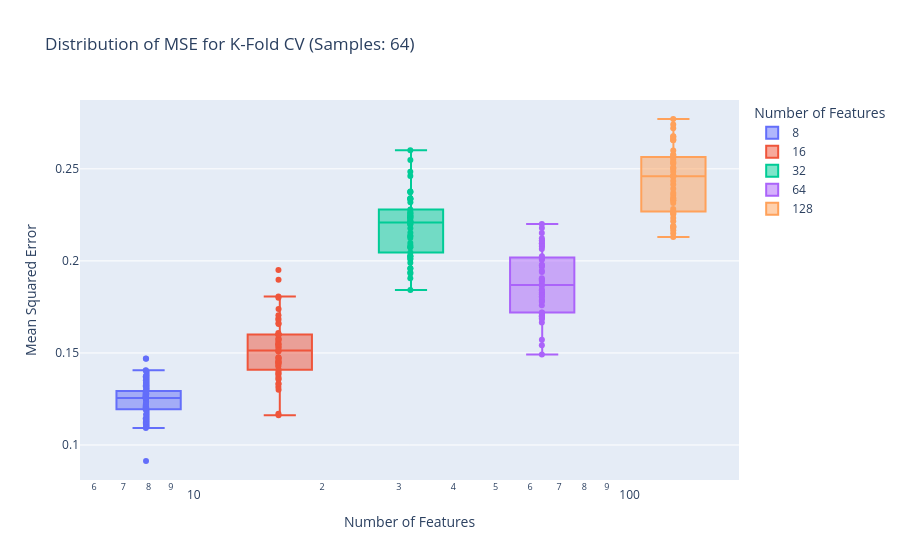
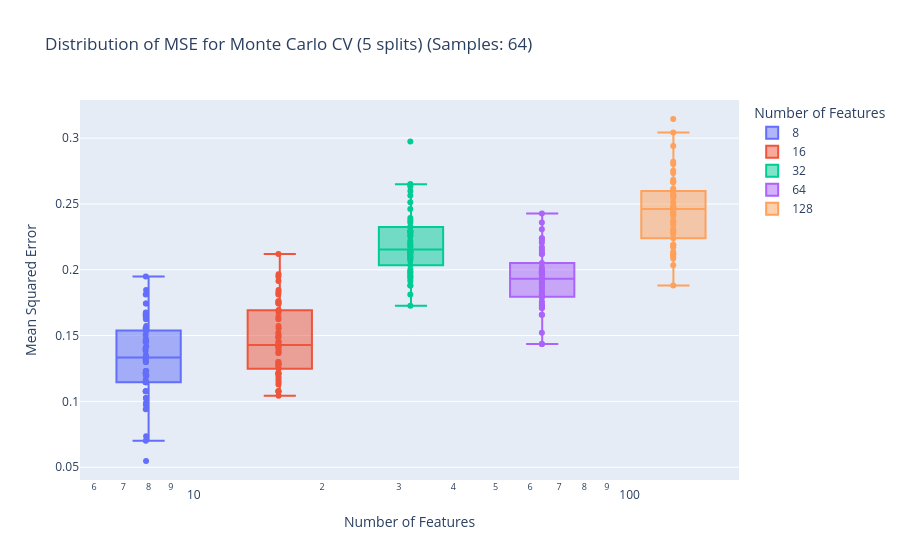
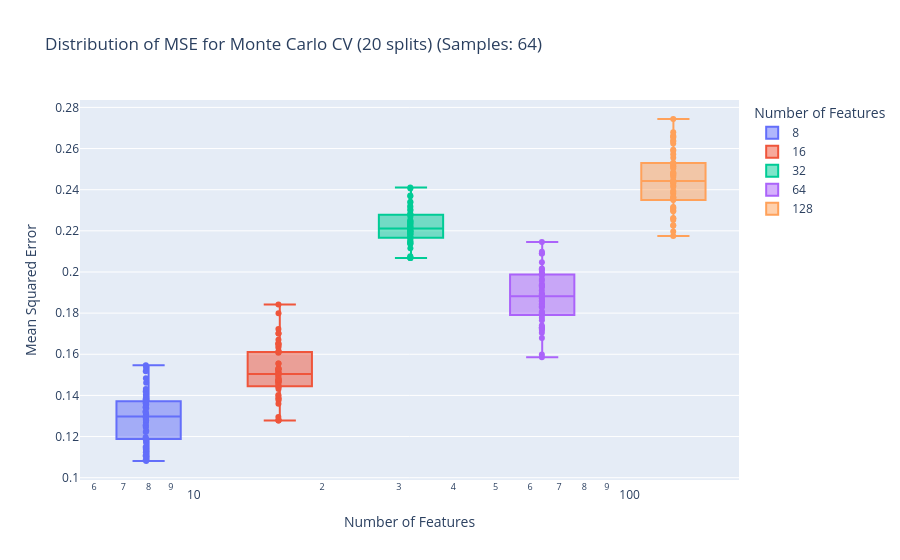
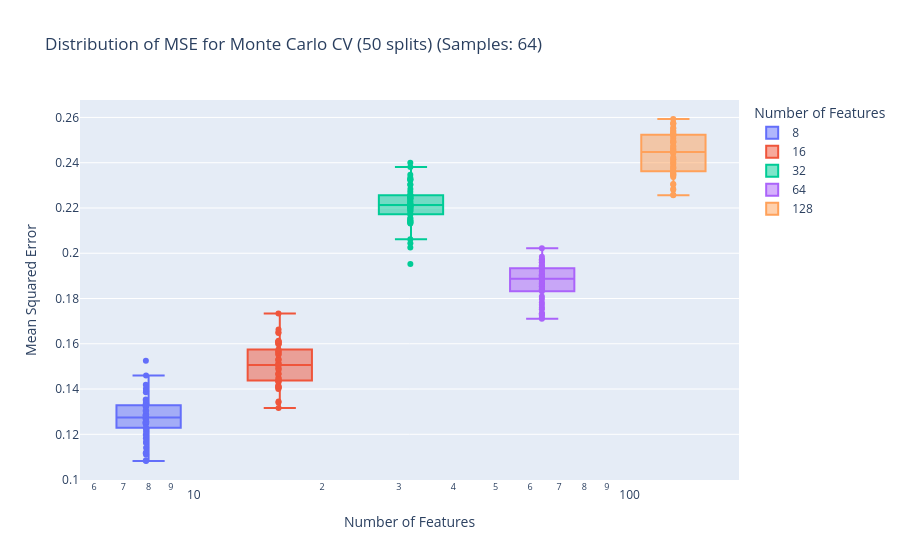

Notebook source saved alongside these figures, in order:
### Markdown cell above
### Distributions of MSEs for a Varying Number of Features

### Code cell
import plotly.express as px
import numpy as np
import pandas as pd

# Get output DataFrame from CSV
output = pd.read_csv('cv_mse_results.csv', converters={
    'MSE': 
        lambda x: 
            np.array(x.strip("\"[]").split(','), dtype='float')
})
for samples in output['N_Samples'].unique():
    samples_df = pd.DataFrame(columns=['N_Features', 'CV_Strategy', 'MSE'])
    for features in output['N_Features'].unique():        
        filtered_df = output[(output['N_Samples'] == samples) & (output['N_Features'] == features)]
        df_tmp = pd.DataFrame(columns=['CV_Strategy', 'MSE'])
        # Copy data from filtered_df to df_tmp
        for strategy in filtered_df['CV_Strategy'].unique():
            double_filtered_df = filtered_df[filtered_df['CV_Strategy'] == strategy]
            mse_values = double_filtered_df['MSE'].values[0]  # Get the array of MSE values
            tmp_mse_array = [mse for mse in mse_values]  # Convert to list if it's a numpy array
            for mse in tmp_mse_array:
                df_tmp = pd.concat([df_tmp, pd.DataFrame([{'CV_Strategy': strategy, 'MSE': mse}])], ignore_index=True)
                samples_df = pd.concat([samples_df, pd.DataFrame([{'N_Features': features, 'CV_Strategy': strategy, 'MSE': mse}])], ignore_index=True)

        individual_plots = False  # Set to True if you want individual plots for each sample size
        if individual_plots:
            # Create a box plot
            fig = px.box(df_tmp, x='CV_Strategy', y='MSE', color='CV_Strategy', points='all',
                        title=f'Distribution of MSE for Different CV Strategies (Samples: {samples}, Features: {features})',
                        labels={'MSE': 'Mean Squared Error', 'CV_Strategy': 'Cross-Validation Strategy'},
                        category_orders={'CV_Strategy': ['K-Fold CV', 'Monte Carlo CV (5 splits)', 'Monte Carlo CV (20 splits)', 'Monte Carlo CV (50 splits)', 'Repeated K-Fold CV']})
            fig.show()

    # For each strategy, create a box plot for all sample sizes for the current feature count
    for strategy in samples_df['CV_Strategy'].unique():
        strategy_df = samples_df[samples_df['CV_Strategy'] == strategy]
        fig_strategy = px.box(strategy_df, x='N_Features', y='MSE', color='N_Features', points='all',
                            log_x=True,
                            title=f'Distribution of MSE for {strategy} (Samples: {samples})',
                            labels={'MSE': 'Mean Squared Error', 'N_Features': 'Number of Features'},
                            category_orders={'N_Features': sorted(samples_df['N_Features'].unique())})
        fig_strategy.show()

### Figure 1 — Plotly figure (JSON) as saved in the notebook; plotly's stock layout.template omitted (floating-point values rounded to 4 significant figures)
{"data": [{"alignmentgroup": "True", "boxpoints": "all", "hovertemplate": "Number of Features=%{x}<br>Mean Squared Error=%{y}<extra></extra>", "legendgroup": "8", "marker": {"color": "#636efa"}, "name": "8", "notched": false, "offsetgroup": "8", "orientation": "v", "showlegend": true, "type": "box", "x": [8, 8, 8, 8, 8, 8, 8, 8, 8, 8, 8, 8, 8, 8, 8, 8, 8, 8, 8, 8, 8, 8, 8, 8, 8, 8, 8, 8, 8, 8, 8, 8, 8, 8, 8, 8, 8, 8, 8, 8, 8, 8, 8, 8, 8, 8, 8, 8, 8, 8], "x0": " ", "xaxis": "x", "y": [0.1191, 0.1201, 0.1212, 0.1201, 0.1336, 0.1195, 0.1093, 0.1406, 0.1104, 0.1127, 0.1321, 0.137, 0.1205, 0.1255, 0.1292, 0.1322, 0.1124, 0.1282, 0.1256, 0.1137, 0.1255, 0.147, 0.1245, 0.1377, 0.1275, 0.1252, 0.09131, 0.1141, 0.1352, 0.1403, 0.1115, 0.1235, 0.1256, 0.1128, 0.1286, 0.137, 0.1222, 0.1255, 0.1222, 0.1469, 0.1259, 0.1281, 0.1306, 0.1144, 0.1291, 0.1276, 0.1165, 0.1266, 0.1194, 0.1293], "y0": " ", "yaxis": "y"}, {"alignmentgroup": "True", "boxpoints": "all", "hovertemplate": "Number of Features=%{x}<br>Mean Squared Error=%{y}<extra></extra>", "legendgroup": "16", "marker": {"color": "#EF553B"}, "name": "16", "notched": false, "offsetgroup": "16", "orientation": "v", "showlegend": true, "type": "box", "x": [16, 16, 16, 16, 16, 16, 16, 16, 16, 16, 16, 16, 16, 16, 16, 16, 16, 16, 16, 16, 16, 16, 16, 16, 16, 16, 16, 16, 16, 16, 16, 16, 16, 16, 16, 16, 16, 16, 16, 16, 16, 16, 16, 16, 16, 16, 16, 16, 16, 16], "x0": " ", "xaxis": "x", "y": [0.1446, 0.146, 0.1332, 0.117, 0.1453, 0.1474, 0.1301, 0.1799, 0.1409, 0.1427, 0.147, 0.153, 0.1575, 0.1449, 0.1315, 0.1548, 0.139, 0.1356, 0.1534, 0.1571, 0.1385, 0.1679, 0.1661, 0.1561, 0.1705, 0.1517, 0.1449, 0.1333, 0.16, 0.16, 0.1739, 0.1657, 0.1544, 0.137, 0.1687, 0.1436, 0.1597, 0.1397, 0.16, 0.1577, 0.1897, 0.1509, 0.1608, 0.1362, 0.1806, 0.1161, 0.1509, 0.1477, 0.1547, 0.195], "y0": " ", "yaxis": "y"}, {"alignmentgroup": "True", "boxpoints": "all", "hovertemplate": "Number of Features=%{x}<br>Mean Squared Error=%{y}<extra></extra>", "legendgroup": "32", "marker": {"color": "#00cc96"}, "name": "32", "notched": false, "offsetgroup": "32", "orientation": "v", "showlegend": true, "type": "box", "x": [32, 32, 32, 32, 32, 32, 32, 32, 32, 32, 32, 32, 32, 32, 32, 32, 32, 32, 32, 32, 32, 32, 32, 32, 32, 32, 32, 32, 32, 32, 32, 32, 32, 32, 32, 32, 32, 32, 32, 32, 32, 32, 32, 32, 32, 32, 32, 32, 32, 32], "x0": " ", "xaxis": "x", "y": [0.2266, 0.2135, 0.196, 0.2208, 0.2215, 0.2339, 0.1939, 0.2259, 0.2259, 0.2046, 0.2124, 0.2228, 0.2074, 0.2084, 0.1906, 0.2011, 0.2074, 0.201, 0.2234, 0.2548, 0.2335, 0.2377, 0.2462, 0.2376, 0.1932, 0.2208, 0.2336, 0.2199, 0.1959, 0.2319, 0.2601, 0.2373, 0.2199, 0.2248, 0.2026, 0.2239, 0.2135, 0.2152, 0.2279, 0.2484, 0.234, 0.2024, 0.2177, 0.2235, 0.2244, 0.1842, 0.2097, 0.2215, 0.2028, 0.199], "y0": " ", "yaxis": "y"}, {"alignmentgroup": "True", "boxpoints": "all", "hovertemplate": "Number of Features=%{x}<br>Mean Squared Error=%{y}<extra></extra>", "legendgroup": "64", "marker": {"color": "#ab63fa"}, "name": "64", "notched": false, "offsetgroup": "64", "orientation": "v", "showlegend": true, "type": "box", "x": [64, 64, 64, 64, 64, 64, 64, 64, 64, 64, 64, 64, 64, 64, 64, 64, 64, 64, 64, 64, 64, 64, 64, 64, 64, 64, 64, 64, 64, 64, 64, 64, 64, 64, 64, 64, 64, 64, 64, 64, 64, 64, 64, 64, 64, 64, 64, 64, 64, 64], "x0": " ", "xaxis": "x", "y": [0.2064, 0.1718, 0.1699, 0.201, 0.1719, 0.1875, 0.2151, 0.1665, 0.1819, 0.19, 0.2006, 0.1685, 0.189, 0.194, 0.2111, 0.2078, 0.1491, 0.1778, 0.2093, 0.1695, 0.1704, 0.1759, 0.1863, 0.1906, 0.1783, 0.1826, 0.2123, 0.2095, 0.2178, 0.1697, 0.2026, 0.1806, 0.211, 0.1788, 0.2081, 0.1979, 0.1687, 0.2201, 0.1571, 0.1969, 0.1843, 0.1828, 0.1541, 0.1715, 0.1803, 0.1976, 0.1893, 0.1946, 0.1839, 0.2019], "y0": " ", "yaxis": "y"}, {"alignmentgroup": "True", "boxpoints": "all", "hovertemplate": "Number of Features=%{x}<br>Mean Squared Error=%{y}<extra></extra>", "legendgroup": "128", "marker": {"color": "#FFA15A"}, "name": "128", "notched": false, "offsetgroup": "128", "orientation": "v", "showlegend": true, "type": "box", "x": [128, 128, 128, 128, 128, 128, 128, 128, 128, 128, 128, 128, 128, 128, 128, 128, 128, 128, 128, 128, 128, 128, 128, 128, 128, 128, 128, 128, 128, 128, 128, 128, 128, 128, 128, 128, 128, 128, 128, 128, 128, 128, 128, 128, 128, 128, 128, 128, 128, 128], "x0": " ", "xaxis": "x", "y": [0.2741, 0.2254, 0.2434, 0.2527, 0.2721, 0.2577, 0.2259, 0.2265, 0.2188, 0.2182, 0.2538, 0.2369, 0.2457, 0.2464, 0.2282, 0.2215, 0.2268, 0.2462, 0.2315, 0.2657, 0.2392, 0.2533, 0.2415, 0.2504, 0.2564, 0.2657, 0.2499, 0.2179, 0.2675, 0.2771, 0.2462, 0.2575, 0.2506, 0.2339, 0.2677, 0.2329, 0.2561, 0.2189, 0.215, 0.2328, 0.2358, 0.2657, 0.2167, 0.2342, 0.2484, 0.213, 0.2234, 0.2551, 0.26, 0.2668], "y0": " ", "yaxis": "y"}], "layout": {"boxmode": "overlay", "legend": {"title": {"text": "Number of Features"}, "tracegroupgap": 0}, "title": {"text": "Distribution of MSE for K-Fold CV (Samples: 64)"}, "xaxis": {"anchor": "y", "categoryarray": [8, 16, 32, 64, 128], "categoryorder": "array", "domain": [0, 1], "title": {"text": "Number of Features"}, "type": "log"}, "yaxis": {"anchor": "x", "domain": [0, 1], "title": {"text": "Mean Squared Error"}}}}

### Figure 2 — Plotly figure (JSON) as saved in the notebook; plotly's stock layout.template omitted (floating-point values rounded to 4 significant figures)
{"data": [{"alignmentgroup": "True", "boxpoints": "all", "hovertemplate": "Number of Features=%{x}<br>Mean Squared Error=%{y}<extra></extra>", "legendgroup": "8", "marker": {"color": "#636efa"}, "name": "8", "notched": false, "offsetgroup": "8", "orientation": "v", "showlegend": true, "type": "box", "x": [8, 8, 8, 8, 8, 8, 8, 8, 8, 8, 8, 8, 8, 8, 8, 8, 8, 8, 8, 8, 8, 8, 8, 8, 8, 8, 8, 8, 8, 8, 8, 8, 8, 8, 8, 8, 8, 8, 8, 8, 8, 8, 8, 8, 8, 8, 8, 8, 8, 8], "x0": " ", "xaxis": "x", "y": [0.1538, 0.1453, 0.1658, 0.1846, 0.1299, 0.0547, 0.1145, 0.1556, 0.1197, 0.1402, 0.1538, 0.1744, 0.1624, 0.1162, 0.1675, 0.0735, 0.1333, 0.1026, 0.1197, 0.1573, 0.1214, 0.1231, 0.09744, 0.1145, 0.09402, 0.1231, 0.147, 0.1299, 0.1419, 0.1385, 0.1316, 0.1538, 0.1077, 0.1333, 0.1077, 0.1812, 0.1026, 0.07009, 0.1949, 0.1504, 0.1453, 0.1744, 0.1333, 0.1641, 0.135, 0.1145, 0.1077, 0.1231, 0.147, 0.09915], "y0": " ", "yaxis": "y"}, {"alignmentgroup": "True", "boxpoints": "all", "hovertemplate": "Number of Features=%{x}<br>Mean Squared Error=%{y}<extra></extra>", "legendgroup": "16", "marker": {"color": "#EF553B"}, "name": "16", "notched": false, "offsetgroup": "16", "orientation": "v", "showlegend": true, "type": "box", "x": [16, 16, 16, 16, 16, 16, 16, 16, 16, 16, 16, 16, 16, 16, 16, 16, 16, 16, 16, 16, 16, 16, 16, 16, 16, 16, 16, 16, 16, 16, 16, 16, 16, 16, 16, 16, 16, 16, 16, 16, 16, 16, 16, 16, 16, 16, 16, 16, 16, 16], "x0": " ", "xaxis": "x", "y": [0.1966, 0.1214, 0.1077, 0.1675, 0.1846, 0.1043, 0.1368, 0.1265, 0.1385, 0.1402, 0.1214, 0.1641, 0.1744, 0.1556, 0.1077, 0.1521, 0.1077, 0.1299, 0.1487, 0.1949, 0.1248, 0.1692, 0.1145, 0.1487, 0.1214, 0.1419, 0.1504, 0.1419, 0.1282, 0.1162, 0.1179, 0.1761, 0.1453, 0.1197, 0.1761, 0.212, 0.1436, 0.1915, 0.1128, 0.1573, 0.1282, 0.1692, 0.1624, 0.1744, 0.1812, 0.1299, 0.1368, 0.1419, 0.1453, 0.1829], "y0": " ", "yaxis": "y"}, {"alignmentgroup": "True", "boxpoints": "all", "hovertemplate": "Number of Features=%{x}<br>Mean Squared Error=%{y}<extra></extra>", "legendgroup": "32", "marker": {"color": "#00cc96"}, "name": "32", "notched": false, "offsetgroup": "32", "orientation": "v", "showlegend": true, "type": "box", "x": [32, 32, 32, 32, 32, 32, 32, 32, 32, 32, 32, 32, 32, 32, 32, 32, 32, 32, 32, 32, 32, 32, 32, 32, 32, 32, 32, 32, 32, 32, 32, 32, 32, 32, 32, 32, 32, 32, 32, 32, 32, 32, 32, 32, 32, 32, 32, 32, 32, 32], "x0": " ", "xaxis": "x", "y": [0.2137, 0.212, 0.1726, 0.2462, 0.2137, 0.2274, 0.2256, 0.2256, 0.2137, 0.2, 0.1949, 0.2393, 0.1932, 0.2291, 0.2137, 0.2068, 0.1983, 0.1949, 0.2103, 0.2564, 0.2085, 0.2376, 0.265, 0.2291, 0.1983, 0.2103, 0.2598, 0.2222, 0.188, 0.2513, 0.2291, 0.188, 0.2325, 0.1915, 0.2359, 0.2205, 0.2034, 0.2171, 0.2137, 0.2085, 0.2188, 0.2188, 0.2632, 0.2974, 0.265, 0.2291, 0.1812, 0.2325, 0.1966, 0.212], "y0": " ", "yaxis": "y"}, {"alignmentgroup": "True", "boxpoints": "all", "hovertemplate": "Number of Features=%{x}<br>Mean Squared Error=%{y}<extra></extra>", "legendgroup": "64", "marker": {"color": "#ab63fa"}, "name": "64", "notched": false, "offsetgroup": "64", "orientation": "v", "showlegend": true, "type": "box", "x": [64, 64, 64, 64, 64, 64, 64, 64, 64, 64, 64, 64, 64, 64, 64, 64, 64, 64, 64, 64, 64, 64, 64, 64, 64, 64, 64, 64, 64, 64, 64, 64, 64, 64, 64, 64, 64, 64, 64, 64, 64, 64, 64, 64, 64, 64, 64, 64, 64, 64], "x0": " ", "xaxis": "x", "y": [0.2205, 0.1966, 0.1795, 0.1436, 0.1983, 0.2, 0.1726, 0.1521, 0.1983, 0.2308, 0.1949, 0.1709, 0.1966, 0.2427, 0.1846, 0.2359, 0.212, 0.1983, 0.1983, 0.1829, 0.1795, 0.1932, 0.1658, 0.2017, 0.2222, 0.1812, 0.1761, 0.2239, 0.1932, 0.1744, 0.1436, 0.188, 0.1726, 0.1812, 0.1915, 0.2, 0.2171, 0.1897, 0.212, 0.2239, 0.1658, 0.2051, 0.1812, 0.1795, 0.1863, 0.2154, 0.1709, 0.1983, 0.1897, 0.2137], "y0": " ", "yaxis": "y"}, {"alignmentgroup": "True", "boxpoints": "all", "hovertemplate": "Number of Features=%{x}<br>Mean Squared Error=%{y}<extra></extra>", "legendgroup": "128", "marker": {"color": "#FFA15A"}, "name": "128", "notched": false, "offsetgroup": "128", "orientation": "v", "showlegend": true, "type": "box", "x": [128, 128, 128, 128, 128, 128, 128, 128, 128, 128, 128, 128, 128, 128, 128, 128, 128, 128, 128, 128, 128, 128, 128, 128, 128, 128, 128, 128, 128, 128, 128, 128, 128, 128, 128, 128, 128, 128, 128, 128, 128, 128, 128, 128, 128, 128, 128, 128, 128, 128], "x0": " ", "xaxis": "x", "y": [0.2821, 0.2103, 0.2188, 0.2479, 0.2667, 0.2803, 0.2598, 0.212, 0.2752, 0.2188, 0.2342, 0.2427, 0.2547, 0.3145, 0.241, 0.2137, 0.2188, 0.2598, 0.2684, 0.2564, 0.2564, 0.2479, 0.2598, 0.2513, 0.294, 0.2376, 0.212, 0.2735, 0.2034, 0.2085, 0.2171, 0.2359, 0.212, 0.2291, 0.3043, 0.188, 0.2615, 0.2239, 0.2479, 0.2308, 0.2462, 0.2427, 0.2667, 0.2291, 0.2274, 0.2444, 0.2462, 0.2564, 0.2564, 0.2667], "y0": " ", "yaxis": "y"}], "layout": {"boxmode": "overlay", "legend": {"title": {"text": "Number of Features"}, "tracegroupgap": 0}, "title": {"text": "Distribution of MSE for Monte Carlo CV (5 splits) (Samples: 64)"}, "xaxis": {"anchor": "y", "categoryarray": [8, 16, 32, 64, 128], "categoryorder": "array", "domain": [0, 1], "title": {"text": "Number of Features"}, "type": "log"}, "yaxis": {"anchor": "x", "domain": [0, 1], "title": {"text": "Mean Squared Error"}}}}

### Figure 3 — Plotly figure (JSON) as saved in the notebook; plotly's stock layout.template omitted (floating-point values rounded to 4 significant figures)
{"data": [{"alignmentgroup": "True", "boxpoints": "all", "hovertemplate": "Number of Features=%{x}<br>Mean Squared Error=%{y}<extra></extra>", "legendgroup": "8", "marker": {"color": "#636efa"}, "name": "8", "notched": false, "offsetgroup": "8", "orientation": "v", "showlegend": true, "type": "box", "x": [8, 8, 8, 8, 8, 8, 8, 8, 8, 8, 8, 8, 8, 8, 8, 8, 8, 8, 8, 8, 8, 8, 8, 8, 8, 8, 8, 8, 8, 8, 8, 8, 8, 8, 8, 8, 8, 8, 8, 8, 8, 8, 8, 8, 8, 8, 8, 8, 8, 8], "x0": " ", "xaxis": "x", "y": [0.138, 0.1282, 0.1282, 0.1321, 0.1244, 0.1141, 0.1171, 0.1103, 0.1321, 0.1197, 0.1338, 0.1547, 0.1402, 0.1188, 0.1534, 0.1226, 0.1462, 0.1312, 0.1141, 0.1295, 0.1085, 0.1269, 0.1222, 0.1342, 0.1128, 0.1363, 0.1081, 0.1295, 0.1355, 0.1252, 0.1355, 0.1372, 0.1124, 0.1385, 0.1376, 0.1389, 0.1184, 0.115, 0.1483, 0.1517, 0.1363, 0.1419, 0.1363, 0.1299, 0.1432, 0.1308, 0.1278, 0.1107, 0.1137, 0.1256], "y0": " ", "yaxis": "y"}, {"alignmentgroup": "True", "boxpoints": "all", "hovertemplate": "Number of Features=%{x}<br>Mean Squared Error=%{y}<extra></extra>", "legendgroup": "16", "marker": {"color": "#EF553B"}, "name": "16", "notched": false, "offsetgroup": "16", "orientation": "v", "showlegend": true, "type": "box", "x": [16, 16, 16, 16, 16, 16, 16, 16, 16, 16, 16, 16, 16, 16, 16, 16, 16, 16, 16, 16, 16, 16, 16, 16, 16, 16, 16, 16, 16, 16, 16, 16, 16, 16, 16, 16, 16, 16, 16, 16, 16, 16, 16, 16, 16, 16, 16, 16, 16, 16], "x0": " ", "xaxis": "x", "y": [0.1722, 0.1496, 0.1359, 0.153, 0.1444, 0.1521, 0.1466, 0.1282, 0.153, 0.1295, 0.1402, 0.1632, 0.1671, 0.1611, 0.1376, 0.153, 0.1397, 0.1701, 0.1513, 0.147, 0.1466, 0.1432, 0.1641, 0.1385, 0.1278, 0.1611, 0.15, 0.1654, 0.1385, 0.1479, 0.1462, 0.1509, 0.1509, 0.1615, 0.1799, 0.1701, 0.165, 0.1607, 0.1278, 0.1526, 0.1487, 0.1479, 0.1453, 0.144, 0.1842, 0.1474, 0.1556, 0.147, 0.1556, 0.165], "y0": " ", "yaxis": "y"}, {"alignmentgroup": "True", "boxpoints": "all", "hovertemplate": "Number of Features=%{x}<br>Mean Squared Error=%{y}<extra></extra>", "legendgroup": "32", "marker": {"color": "#00cc96"}, "name": "32", "notched": false, "offsetgroup": "32", "orientation": "v", "showlegend": true, "type": "box", "x": [32, 32, 32, 32, 32, 32, 32, 32, 32, 32, 32, 32, 32, 32, 32, 32, 32, 32, 32, 32, 32, 32, 32, 32, 32, 32, 32, 32, 32, 32, 32, 32, 32, 32, 32, 32, 32, 32, 32, 32, 32, 32, 32, 32, 32, 32, 32, 32, 32, 32], "x0": " ", "xaxis": "x", "y": [0.2226, 0.2171, 0.2316, 0.2218, 0.2077, 0.2278, 0.2192, 0.2184, 0.2303, 0.2115, 0.2068, 0.2068, 0.2214, 0.2248, 0.2209, 0.2244, 0.2235, 0.2252, 0.2197, 0.2188, 0.2137, 0.2299, 0.241, 0.2282, 0.2167, 0.2231, 0.2201, 0.2222, 0.2073, 0.2406, 0.2205, 0.2235, 0.2201, 0.2158, 0.2338, 0.2244, 0.2342, 0.2282, 0.2269, 0.2197, 0.2141, 0.2145, 0.2184, 0.2372, 0.2368, 0.2171, 0.2321, 0.2137, 0.2068, 0.215], "y0": " ", "yaxis": "y"}, {"alignmentgroup": "True", "boxpoints": "all", "hovertemplate": "Number of Features=%{x}<br>Mean Squared Error=%{y}<extra></extra>", "legendgroup": "64", "marker": {"color": "#ab63fa"}, "name": "64", "notched": false, "offsetgroup": "64", "orientation": "v", "showlegend": true, "type": "box", "x": [64, 64, 64, 64, 64, 64, 64, 64, 64, 64, 64, 64, 64, 64, 64, 64, 64, 64, 64, 64, 64, 64, 64, 64, 64, 64, 64, 64, 64, 64, 64, 64, 64, 64, 64, 64, 64, 64, 64, 64, 64, 64, 64, 64, 64, 64, 64, 64, 64, 64], "x0": " ", "xaxis": "x", "y": [0.1987, 0.1957, 0.1991, 0.1778, 0.1718, 0.1966, 0.1893, 0.1598, 0.1833, 0.1859, 0.2013, 0.1859, 0.1731, 0.191, 0.1705, 0.1808, 0.2047, 0.1987, 0.1936, 0.2098, 0.1987, 0.1799, 0.1803, 0.1739, 0.1722, 0.1932, 0.2004, 0.209, 0.1679, 0.1731, 0.1585, 0.188, 0.1765, 0.1726, 0.1842, 0.194, 0.209, 0.1991, 0.1829, 0.1846, 0.1885, 0.1893, 0.1889, 0.1932, 0.1872, 0.2017, 0.1927, 0.2145, 0.1791, 0.1859], "y0": " ", "yaxis": "y"}, {"alignmentgroup": "True", "boxpoints": "all", "hovertemplate": "Number of Features=%{x}<br>Mean Squared Error=%{y}<extra></extra>", "legendgroup": "128", "marker": {"color": "#FFA15A"}, "name": "128", "notched": false, "offsetgroup": "128", "orientation": "v", "showlegend": true, "type": "box", "x": [128, 128, 128, 128, 128, 128, 128, 128, 128, 128, 128, 128, 128, 128, 128, 128, 128, 128, 128, 128, 128, 128, 128, 128, 128, 128, 128, 128, 128, 128, 128, 128, 128, 128, 128, 128, 128, 128, 128, 128, 128, 128, 128, 128, 128, 128, 128, 128, 128, 128], "x0": " ", "xaxis": "x", "y": [0.2662, 0.2359, 0.2226, 0.244, 0.2393, 0.2637, 0.2363, 0.2419, 0.2504, 0.2175, 0.2197, 0.244, 0.2432, 0.2415, 0.2513, 0.2226, 0.2252, 0.2594, 0.2295, 0.2521, 0.235, 0.247, 0.2436, 0.238, 0.259, 0.2462, 0.2658, 0.2573, 0.2316, 0.2312, 0.2308, 0.2513, 0.2261, 0.253, 0.2624, 0.2299, 0.253, 0.2654, 0.2679, 0.2483, 0.2363, 0.2261, 0.2389, 0.2483, 0.2637, 0.2474, 0.2744, 0.2479, 0.2444, 0.2556], "y0": " ", "yaxis": "y"}], "layout": {"boxmode": "overlay", "legend": {"title": {"text": "Number of Features"}, "tracegroupgap": 0}, "title": {"text": "Distribution of MSE for Monte Carlo CV (20 splits) (Samples: 64)"}, "xaxis": {"anchor": "y", "categoryarray": [8, 16, 32, 64, 128], "categoryorder": "array", "domain": [0, 1], "title": {"text": "Number of Features"}, "type": "log"}, "yaxis": {"anchor": "x", "domain": [0, 1], "title": {"text": "Mean Squared Error"}}}}

### Figure 4 — Plotly figure (JSON) as saved in the notebook; plotly's stock layout.template omitted (floating-point values rounded to 4 significant figures)
{"data": [{"alignmentgroup": "True", "boxpoints": "all", "hovertemplate": "Number of Features=%{x}<br>Mean Squared Error=%{y}<extra></extra>", "legendgroup": "8", "marker": {"color": "#636efa"}, "name": "8", "notched": false, "offsetgroup": "8", "orientation": "v", "showlegend": true, "type": "box", "x": [8, 8, 8, 8, 8, 8, 8, 8, 8, 8, 8, 8, 8, 8, 8, 8, 8, 8, 8, 8, 8, 8, 8, 8, 8, 8, 8, 8, 8, 8, 8, 8, 8, 8, 8, 8, 8, 8, 8, 8, 8, 8, 8, 8, 8, 8, 8, 8, 8, 8], "x0": " ", "xaxis": "x", "y": [0.1337, 0.1183, 0.1304, 0.1274, 0.1084, 0.1082, 0.1166, 0.1116, 0.1333, 0.1162, 0.1268, 0.1419, 0.1304, 0.1289, 0.1525, 0.1246, 0.146, 0.1279, 0.1212, 0.1275, 0.127, 0.1323, 0.1323, 0.1349, 0.1198, 0.139, 0.1258, 0.1226, 0.1284, 0.1251, 0.1255, 0.1354, 0.112, 0.1386, 0.134, 0.1265, 0.1229, 0.114, 0.1328, 0.1285, 0.1282, 0.1402, 0.1253, 0.1328, 0.1246, 0.1258, 0.133, 0.1323, 0.1109, 0.1251], "y0": " ", "yaxis": "y"}, {"alignmentgroup": "True", "boxpoints": "all", "hovertemplate": "Number of Features=%{x}<br>Mean Squared Error=%{y}<extra></extra>", "legendgroup": "16", "marker": {"color": "#EF553B"}, "name": "16", "notched": false, "offsetgroup": "16", "orientation": "v", "showlegend": true, "type": "box", "x": [16, 16, 16, 16, 16, 16, 16, 16, 16, 16, 16, 16, 16, 16, 16, 16, 16, 16, 16, 16, 16, 16, 16, 16, 16, 16, 16, 16, 16, 16, 16, 16, 16, 16, 16, 16, 16, 16, 16, 16, 16, 16, 16, 16, 16, 16, 16, 16, 16, 16], "x0": " ", "xaxis": "x", "y": [0.161, 0.1407, 0.1405, 0.1468, 0.14, 0.1614, 0.145, 0.1506, 0.153, 0.1345, 0.1465, 0.16, 0.1492, 0.1562, 0.134, 0.1598, 0.1532, 0.1504, 0.1439, 0.1569, 0.161, 0.1467, 0.1552, 0.1415, 0.1316, 0.1559, 0.1506, 0.1491, 0.1407, 0.1528, 0.1574, 0.1432, 0.1609, 0.1663, 0.1733, 0.1568, 0.16, 0.1552, 0.1446, 0.1438, 0.1484, 0.1513, 0.1431, 0.141, 0.1648, 0.1414, 0.1515, 0.1607, 0.1438, 0.1651], "y0": " ", "yaxis": "y"}, {"alignmentgroup": "True", "boxpoints": "all", "hovertemplate": "Number of Features=%{x}<br>Mean Squared Error=%{y}<extra></extra>", "legendgroup": "32", "marker": {"color": "#00cc96"}, "name": "32", "notched": false, "offsetgroup": "32", "orientation": "v", "showlegend": true, "type": "box", "x": [32, 32, 32, 32, 32, 32, 32, 32, 32, 32, 32, 32, 32, 32, 32, 32, 32, 32, 32, 32, 32, 32, 32, 32, 32, 32, 32, 32, 32, 32, 32, 32, 32, 32, 32, 32, 32, 32, 32, 32, 32, 32, 32, 32, 32, 32, 32, 32, 32, 32], "x0": " ", "xaxis": "x", "y": [0.2156, 0.2198, 0.2253, 0.2209, 0.2026, 0.2044, 0.214, 0.2205, 0.2323, 0.2132, 0.2326, 0.2258, 0.2198, 0.2219, 0.2244, 0.2272, 0.2326, 0.2243, 0.2152, 0.2144, 0.2205, 0.2303, 0.2304, 0.2174, 0.2173, 0.2214, 0.2209, 0.2231, 0.2062, 0.24, 0.2188, 0.2229, 0.2145, 0.2207, 0.225, 0.2239, 0.2347, 0.2333, 0.2284, 0.2137, 0.2195, 0.2255, 0.2186, 0.2256, 0.2212, 0.2221, 0.2133, 0.2381, 0.1952, 0.2244], "y0": " ", "yaxis": "y"}, {"alignmentgroup": "True", "boxpoints": "all", "hovertemplate": "Number of Features=%{x}<br>Mean Squared Error=%{y}<extra></extra>", "legendgroup": "64", "marker": {"color": "#ab63fa"}, "name": "64", "notched": false, "offsetgroup": "64", "orientation": "v", "showlegend": true, "type": "box", "x": [64, 64, 64, 64, 64, 64, 64, 64, 64, 64, 64, 64, 64, 64, 64, 64, 64, 64, 64, 64, 64, 64, 64, 64, 64, 64, 64, 64, 64, 64, 64, 64, 64, 64, 64, 64, 64, 64, 64, 64, 64, 64, 64, 64, 64, 64, 64, 64, 64, 64], "x0": " ", "xaxis": "x", "y": [0.1904, 0.1942, 0.1961, 0.1798, 0.1868, 0.1959, 0.1839, 0.1761, 0.1889, 0.1935, 0.1855, 0.1891, 0.1839, 0.1868, 0.1715, 0.1752, 0.1945, 0.1885, 0.194, 0.1985, 0.1889, 0.173, 0.1773, 0.1921, 0.1733, 0.1933, 0.1897, 0.1969, 0.1726, 0.1809, 0.1735, 0.1853, 0.1783, 0.1711, 0.1832, 0.1904, 0.1973, 0.1862, 0.1846, 0.1865, 0.1885, 0.1875, 0.1903, 0.1891, 0.1903, 0.1973, 0.1918, 0.2022, 0.1947, 0.1909], "y0": " ", "yaxis": "y"}, {"alignmentgroup": "True", "boxpoints": "all", "hovertemplate": "Number of Features=%{x}<br>Mean Squared Error=%{y}<extra></extra>", "legendgroup": "128", "marker": {"color": "#FFA15A"}, "name": "128", "notched": false, "offsetgroup": "128", "orientation": "v", "showlegend": true, "type": "box", "x": [128, 128, 128, 128, 128, 128, 128, 128, 128, 128, 128, 128, 128, 128, 128, 128, 128, 128, 128, 128, 128, 128, 128, 128, 128, 128, 128, 128, 128, 128, 128, 128, 128, 128, 128, 128, 128, 128, 128, 128, 128, 128, 128, 128, 128, 128, 128, 128, 128, 128], "x0": " ", "xaxis": "x", "y": [0.2574, 0.2344, 0.2304, 0.235, 0.2446, 0.2574, 0.2345, 0.2395, 0.2362, 0.2258, 0.2398, 0.2533, 0.2364, 0.2415, 0.2414, 0.2256, 0.228, 0.2542, 0.2378, 0.2489, 0.2424, 0.2356, 0.247, 0.2497, 0.2526, 0.2306, 0.2571, 0.2458, 0.2376, 0.2403, 0.2383, 0.2554, 0.235, 0.2525, 0.2525, 0.2443, 0.2508, 0.2518, 0.2552, 0.2455, 0.2337, 0.2284, 0.2448, 0.2538, 0.2523, 0.2491, 0.2593, 0.2494, 0.2474, 0.2463], "y0": " ", "yaxis": "y"}], "layout": {"boxmode": "overlay", "legend": {"title": {"text": "Number of Features"}, "tracegroupgap": 0}, "title": {"text": "Distribution of MSE for Monte Carlo CV (50 splits) (Samples: 64)"}, "xaxis": {"anchor": "y", "categoryarray": [8, 16, 32, 64, 128], "categoryorder": "array", "domain": [0, 1], "title": {"text": "Number of Features"}, "type": "log"}, "yaxis": {"anchor": "x", "domain": [0, 1], "title": {"text": "Mean Squared Error"}}}}
